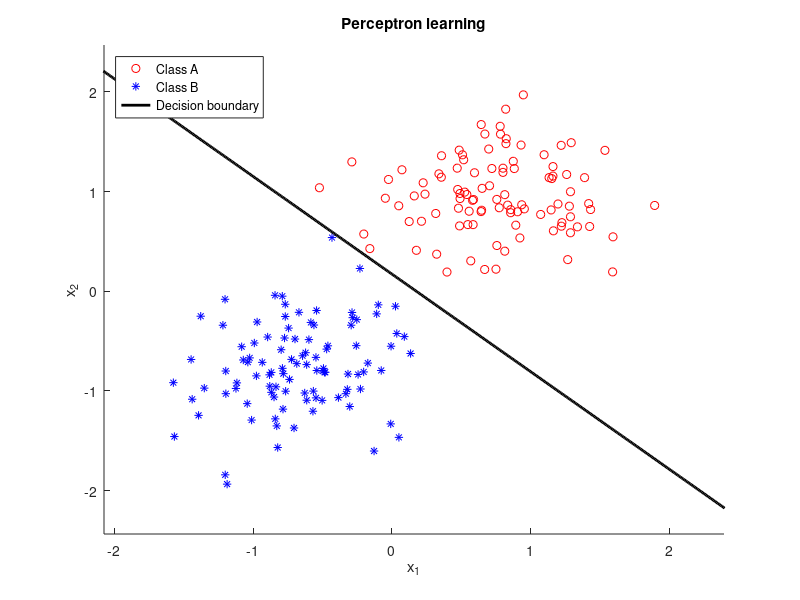

The MATLAB script that drew this image:
clear
close all

% Data generation

n = 100; % Number of data
nInputs = 2;
nOutputs = 1;
mA = [ 0.75, 1]; sigmaA = 0.4; % Mean and std. dev of A
mB = [-0.75, -0.75]; sigmaB = 0.4; % Mean and std. dev of B

classA(1,:) = randn(1,n) .* sigmaA + mA(1);
classA(2,:) = randn(1,n) .* sigmaA + mA(2);
classB(1,:) = randn(1,n) .* sigmaB + mB(1);
classB(2,:) = randn(1,n) .* sigmaB + mB(2);

p = randperm(n);

% Input data

X = [classA classB];
index = randperm(2*n);

X(1,:) = X(1,index); % X => input matrix
X(2,:) = X(2,index);
X(3,:) = -ones(1,2*n);

T = sign(n-index); % T => target matrix
T(T==0) = 1;

rate = 0.1; % learning rate or step size
W = 0.2*randn(nOutputs,nInputs+1); % Random initialization of W = [w1 w2 theta]
% Neccesary variables for plotting the decision boundary

x1 = -4:0.01:4;
x2 = W(3)/W(2)-W(1)*x1/W(2);

e = ones(1,2*n); %error
k = 1;
while any(e) == 1
    k
    clf('reset') % Clear current figure
    index_tr = randperm(2*n);
    X_tr = X(:,index_tr);
    T_tr = T(index_tr);
    for i=1:2*n
        i
        x = X_tr(:,i);
        y1 = W*x; % output before thresholding
        y = sign(y1); % output after thresholding
        e_x = 0.5*(T_tr(i)-y); % error calculation
        e(i) = e_x;
        deltaW = rate*e_x*transpose(x); % change of deltaW
        W = W + deltaW; % update W
        x2 = W(3)/W(2)-W(1)*x1/W(2); % update x2 for plotting
    end
    hold on
    plot(classA(1,:),classA(2,:),'or')
    plot(classB(1,:),classB(2,:),'*b')
    plot(x1,x2,'k','LineWidth',2)
    xlabel('x_{1}')
    ylabel('x_{2}')
    title('Perceptron learning')
    legend('Class A','Class B','Decision boundary','Location','NorthWest')
    axis ([min(X(1,:))-0.5 max(X(1,:))+0.5 min(X(2,:))-0.5 max(X(2,:))+0.5])
    hold off
    drawnow
    k = k + 1;
    % pause(0.5)
end